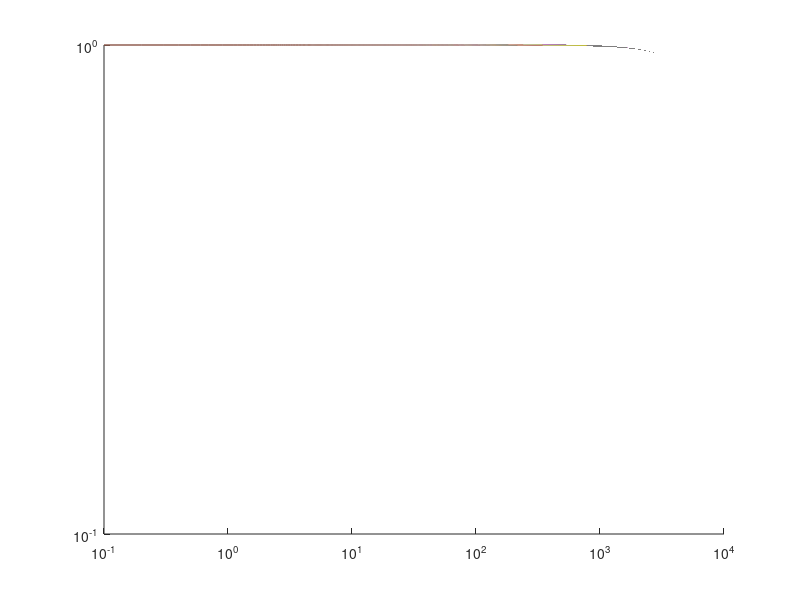
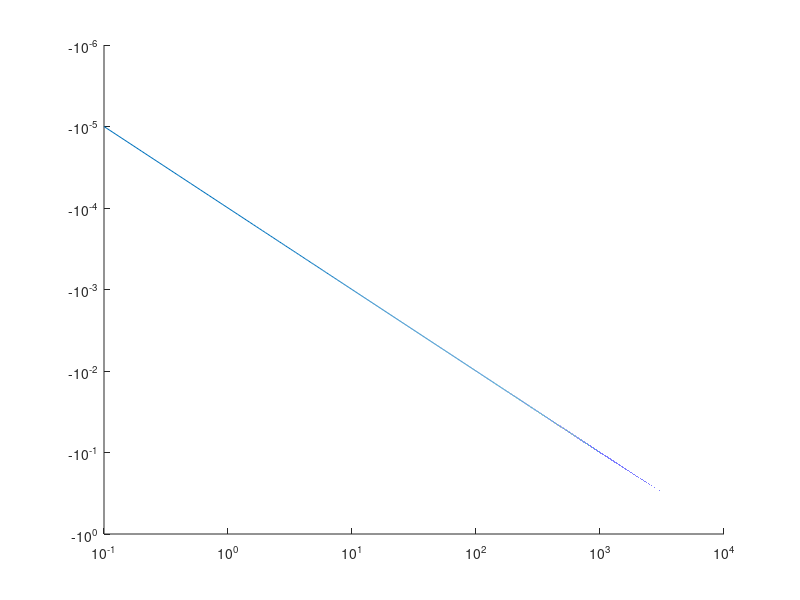
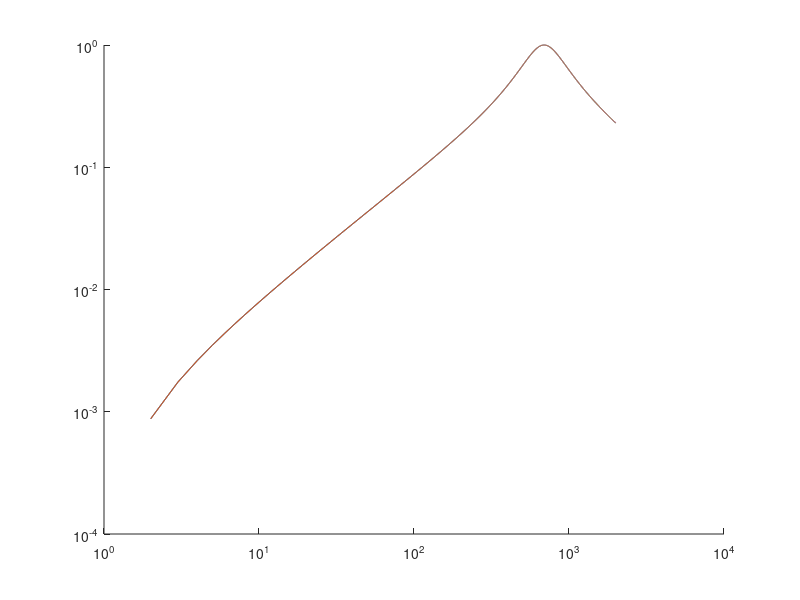
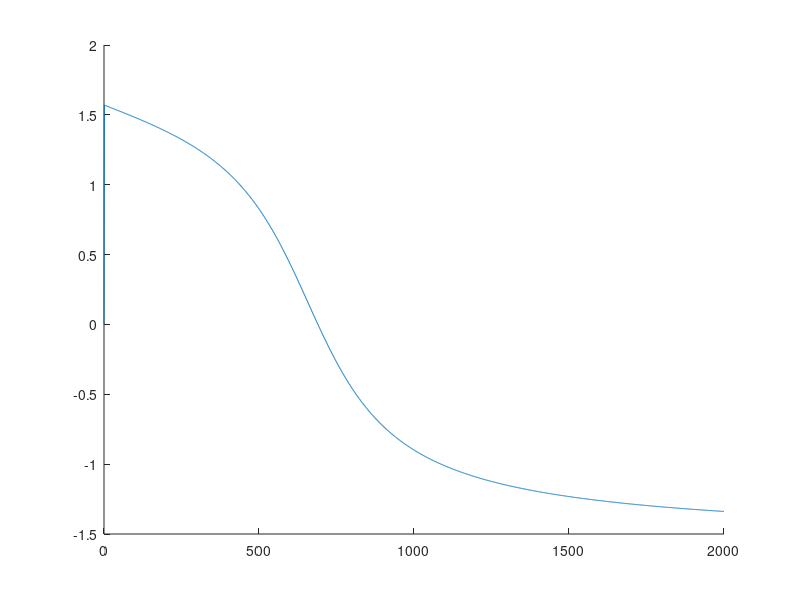

MATLAB code for these plots, in order:
% Transfer funcion for the RC circuit
R = 1000;
C = 100 * 10^-9;

trans = @(w) 1 / (1 + 1i*w*R*C);
input = 0:0.1:10000;
output = arrayfun(trans, input);

% Plot Magnitude
figure; hold on;
loglog(input, abs(output));
plot(input, abs(output));

% Plot Phase
figure; hold on;
loglog(input, angle(output));

% Transfer function for the RLC circuit
R = 250;
C = 3.5 * 10^-6;
L = 0.6;

trans = @(w) (1i*w*R*C) / (1 + 1i*w*R*C + (1i*w)^2 * L*C);
input = 0:2000;
output = arrayfun(trans, input);

% Plot Magnitude
figure; hold on;
plot(abs(output));
loglog(abs(output));
%loglog(input, abs(output));

% Plot Phase
figure; hold on;
plot(input, angle(output));
